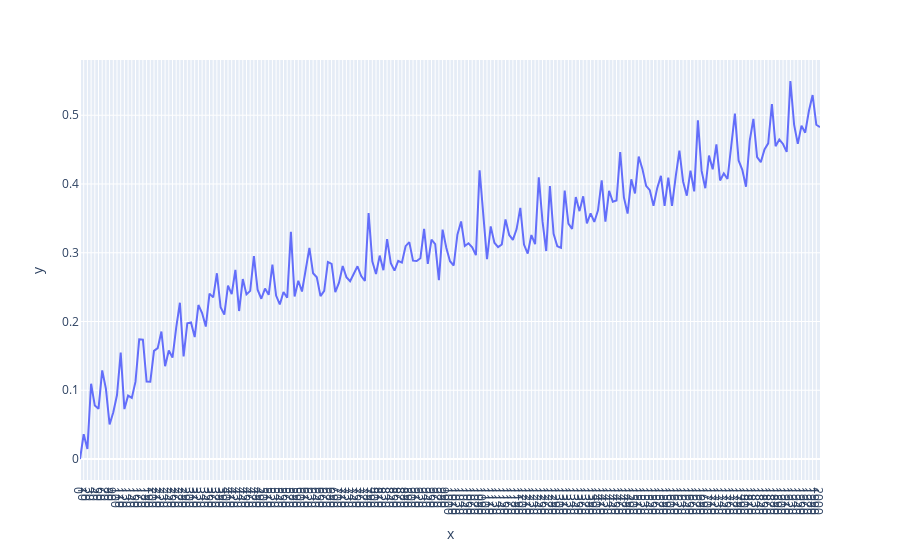

Notebook source saved alongside this figure:
### Code cell
power_dissapated = (result['psu_measured_powers'] - result['load_measured_powers'])
fig = px.line(x=range(0,2010,10), y=power_dissapated)
fig.update_layout(xaxis = dict(tickmode = 'linear', tick0 = 0, dtick = 10))
fig.show()

### Figure 1 — Plotly figure (JSON) as saved in the notebook; plotly's stock layout.template omitted (floating-point values rounded to 4 significant figures; data arrays with more than 128 entries replaced by an {"elided": "..."} marker saying what was removed)
{"data": [{"hovertemplate": "x=%{x}<br>y=%{y}<extra></extra>", "legendgroup": "", "line": {"color": "#636efa", "dash": "solid"}, "marker": {"symbol": "circle"}, "mode": "lines", "name": "", "orientation": "v", "showlegend": false, "type": "scatter", "x": {"elided": "201 int values"}, "xaxis": "x", "y": {"elided": "201 float values"}, "yaxis": "y"}], "layout": {"legend": {"tracegroupgap": 0}, "margin": {"t": 60}, "xaxis": {"anchor": "y", "domain": [0, 1], "dtick": 10, "tick0": 0, "tickmode": "linear", "title": {"text": "x"}}, "yaxis": {"anchor": "x", "domain": [0, 1], "title": {"text": "y"}}}}
